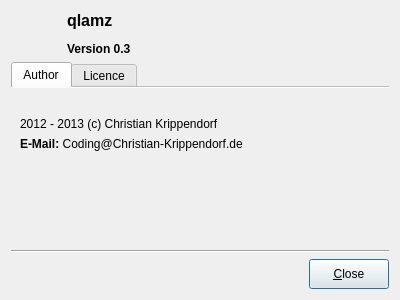
<?xml version="1.0" encoding="UTF-8"?>
<ui version="4.0">
 <class>AboutDialog</class>
 <widget class="QDialog" name="AboutDialog">
  <property name="geometry">
   <rect>
    <x>0</x>
    <y>0</y>
    <width>400</width>
    <height>300</height>
   </rect>
  </property>
  <property name="sizePolicy">
   <sizepolicy hsizetype="Fixed" vsizetype="Fixed">
    <horstretch>0</horstretch>
    <verstretch>0</verstretch>
   </sizepolicy>
  </property>
  <property name="minimumSize">
   <size>
    <width>400</width>
    <height>300</height>
   </size>
  </property>
  <property name="maximumSize">
   <size>
    <width>400</width>
    <height>300</height>
   </size>
  </property>
  <property name="windowTitle">
   <string>About qlamz</string>
  </property>
  <property name="modal">
   <bool>true</bool>
  </property>
  <layout class="QGridLayout" name="gridLayout">
   <item row="0" column="0">
    <layout class="QVBoxLayout" name="verticalLayout_2">
     <item>
      <layout class="QHBoxLayout" name="horizontalLayout_2">
       <item>
        <widget class="QLabel" name="label_2">
         <property name="minimumSize">
          <size>
           <width>50</width>
           <height>0</height>
          </size>
         </property>
         <property name="maximumSize">
          <size>
           <width>50</width>
           <height>16777215</height>
          </size>
         </property>
         <property name="text">
          <string/>
         </property>
         <property name="pixmap">
          <pixmap resource="../../../Develop/qlamz/ressource/qlamz.qrc">:/icons/icons/29119-amazon.png</pixmap>
         </property>
         <property name="alignment">
          <set>Qt::AlignCenter</set>
         </property>
        </widget>
       </item>
       <item>
        <widget class="QLabel" name="label">
         <property name="text">
          <string>&lt;html&gt;&lt;head/&gt;&lt;body&gt;&lt;p&gt;&lt;span style=&quot; font-size:12pt; font-weight:600;&quot;&gt;qlamz&lt;/span&gt;&lt;/p&gt;&lt;p&gt;&lt;span style=&quot; font-weight:600;&quot;&gt;Version 0.3&lt;/span&gt;&lt;/p&gt;&lt;/body&gt;&lt;/html&gt;</string>
         </property>
         <property name="alignment">
          <set>Qt::AlignLeading|Qt::AlignLeft|Qt::AlignVCenter</set>
         </property>
         <property name="margin">
          <number>10</number>
         </property>
        </widget>
       </item>
      </layout>
     </item>
     <item>
      <widget class="QTabWidget" name="tabWidget">
       <property name="currentIndex">
        <number>0</number>
       </property>
       <property name="documentMode">
        <bool>true</bool>
       </property>
       <widget class="QWidget" name="tab">
        <attribute name="title">
         <string>Author</string>
        </attribute>
        <layout class="QGridLayout" name="gridLayout_2">
         <item row="0" column="0">
          <layout class="QVBoxLayout" name="verticalLayout_3">
           <property name="topMargin">
            <number>20</number>
           </property>
           <item>
            <widget class="QLabel" name="label_3">
             <property name="text">
              <string>2012 - 2013 (c) Christian Krippendorf</string>
             </property>
            </widget>
           </item>
           <item>
            <widget class="QLabel" name="label_4">
             <property name="text">
              <string>&lt;html&gt;&lt;head/&gt;&lt;body&gt;&lt;p&gt;&lt;span style=&quot; font-weight:600;&quot;&gt;E-Mail:&lt;/span&gt; Coding@Christian-Krippendorf.de&lt;/p&gt;&lt;/body&gt;&lt;/html&gt;</string>
             </property>
            </widget>
           </item>
           <item>
            <spacer name="verticalSpacer">
             <property name="orientation">
              <enum>Qt::Vertical</enum>
             </property>
             <property name="sizeHint" stdset="0">
              <size>
               <width>20</width>
               <height>40</height>
              </size>
             </property>
            </spacer>
           </item>
          </layout>
         </item>
        </layout>
       </widget>
       <widget class="QWidget" name="tab_2">
        <attribute name="title">
         <string>Licence</string>
        </attribute>
        <layout class="QGridLayout" name="gridLayout_3">
         <property name="topMargin">
          <number>24</number>
         </property>
         <item row="0" column="0">
          <widget class="QLabel" name="label_5">
           <property name="text">
            <string>&lt;html&gt;&lt;head/&gt;&lt;body&gt;&lt;p&gt;qlamz is published under the terms of the GNU Public Licence Version 3.&lt;/p&gt;&lt;p&gt;&lt;a href=&quot;0&quot;&gt;&lt;span style=&quot; text-decoration: underline; color:#0057ae;&quot;&gt;GNU Lesser General Public License Version 3&lt;/span&gt;&lt;/a&gt;&lt;/p&gt;&lt;/body&gt;&lt;/html&gt;</string>
           </property>
           <property name="alignment">
            <set>Qt::AlignLeading|Qt::AlignLeft|Qt::AlignTop</set>
           </property>
           <property name="wordWrap">
            <bool>true</bool>
           </property>
          </widget>
         </item>
        </layout>
       </widget>
      </widget>
     </item>
     <item>
      <layout class="QVBoxLayout" name="verticalLayout">
       <item>
        <widget class="Line" name="line">
         <property name="orientation">
          <enum>Qt::Horizontal</enum>
         </property>
        </widget>
       </item>
       <item>
        <layout class="QHBoxLayout" name="horizontalLayout">
         <item>
          <spacer name="horizontalSpacer">
           <property name="orientation">
            <enum>Qt::Horizontal</enum>
           </property>
           <property name="sizeHint" stdset="0">
            <size>
             <width>40</width>
             <height>20</height>
            </size>
           </property>
          </spacer>
         </item>
         <item>
          <widget class="QPushButton" name="buttonClose">
           <property name="minimumSize">
            <size>
             <width>0</width>
             <height>30</height>
            </size>
           </property>
           <property name="text">
            <string>&amp;Close</string>
           </property>
          </widget>
         </item>
        </layout>
       </item>
      </layout>
     </item>
    </layout>
   </item>
  </layout>
 </widget>
 <resources>
  <include location="../../../Develop/qlamz/ressource/qlamz.qrc"/>
  <include location="../../../../Develop/qlamz/ressource/qlamz.qrc"/>
 </resources>
 <connections>
  <connection>
   <sender>buttonClose</sender>
   <signal>clicked()</signal>
   <receiver>AboutDialog</receiver>
   <slot>close()</slot>
   <hints>
    <hint type="sourcelabel">
     <x>362</x>
     <y>277</y>
    </hint>
    <hint type="destinationlabel">
     <x>199</x>
     <y>149</y>
    </hint>
   </hints>
  </connection>
 </connections>
</ui>
